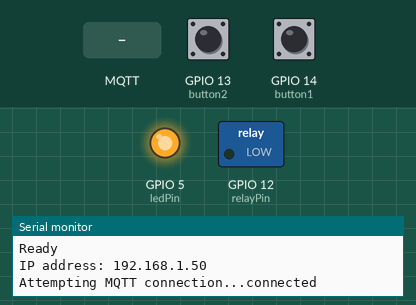
This sketch was run on a simulated ESP8266 (NodeMCU). Shown: switched loads named in the sketch (green lamp = pin HIGH), output pins drawn as LEDs (lit = HIGH), the last lines printed to the serial monitor. The test bench sets the inputs (shaded band); at power-on: GPIO 13 (button2) HIGH, GPIO 14 (button1) HIGH. WiFi joins after 1.5 s; servers stay silent unless stated; no MQTT or app messages arrive unless stated.

Above: at 2.7 s.
2.8 s: MQTT message "1" arrives on the first subscribed topic
At 3.6 s:
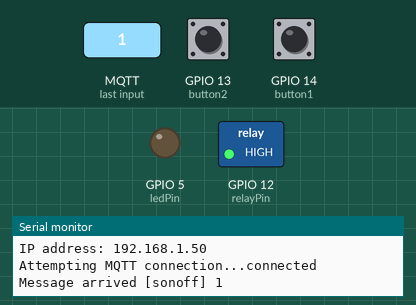
4.3 s: MQTT message "0" arrives on the first subscribed topic
At 4.7 s:
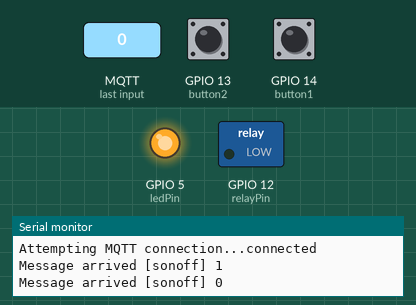
Timing chart, 0 to 7.3 s (numbered marks = the images above; inputs shaded):
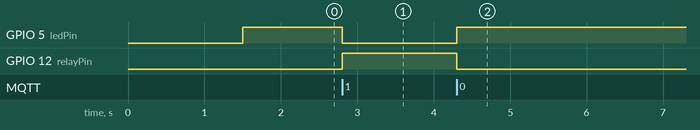

The sketch:

2Button_MQTT.ino
```cpp
/*
 * Simple example MQTT client to run on the Itead Studio Sonoff with OTA
 * update support. Subscribes to a topic and watches for a message of
 * either "0" (turn off LED and relay) or "1" (turn on LED and relay)
 *
 * For more information see:
 *   http://www.superhouse.tv/17-home-automation-control-with-sonoff-arduino-openhab-and-mqtt/
 */

#include <ESP8266WiFi.h>
#include <ESP8266mDNS.h>
#include <WiFiUdp.h>
#include <ArduinoOTA.h>
#include <PubSubClient.h>

/* WiFi Settings */
const char* ssid     = "*****";
const char* password = "*****";

/* Sonoff Outputs */
const int relayPin = 12;  // Active high
const int ledPin   = 5;  // Active low
const int button1  = 14; //
const int button2  =13;  //

/* MQTT Settings */
const char* mqttTopic = "sonoff";   // MQTT topic
IPAddress broker(192,168,11,11);          // Address of the MQTT broker
#define CLIENT_ID "wireless2button"         // Client ID to send to the broker

/**
 * MQTT callback to process messages
 */
void callback(char* topic, byte* payload, unsigned int length) {
  Serial.print("Message arrived [");
  Serial.print(topic);
  Serial.print("] ");
  for (int i=0;i<length;i++) {
    Serial.print((char)payload[i]);
  }
  Serial.println();

  // Examine only the first character of the message
  if(payload[0] == 49)              // Message "1" in ASCII (turn outputs ON)
  {
    digitalWrite(ledPin, LOW);      // LED is active-low, so this turns it on
    digitalWrite(relayPin, HIGH);
  } else if(payload[0] == 48)       // Message "0" in ASCII (turn outputs OFF)
  {
    digitalWrite(ledPin, HIGH);     // LED is active-low, so this turns it off
    digitalWrite(relayPin, LOW);
  } else {
    Serial.println("Unknown value");
  }

}

WiFiClient wificlient;
PubSubClient client(wificlient);

/**
 * Attempt connection to MQTT broker and subscribe to command topic
 */
void reconnect() {
  // Loop until we're reconnected
  while (!client.connected()) {
    Serial.print("Attempting MQTT connection...");
    // Attempt to connect
    if (client.connect(CLIENT_ID)) {
      Serial.println("connected");
      client.subscribe(mqttTopic);
    } else {
      Serial.print("failed, rc=");
      Serial.print(client.state());
      Serial.println(" try again in 5 seconds");
      // Wait 5 seconds before retrying
      delay(5000);
    }
  }
}

/**
 * Setup
 */
void setup() {
  Serial.begin(115200);
  Serial.println("Booting");
  WiFi.mode(WIFI_STA);
  WiFi.begin(ssid, password);
  Serial.println("WiFi begun");
  while (WiFi.waitForConnectResult() != WL_CONNECTED) {
    Serial.println("Connection Failed! Rebooting...");
    delay(5000);
    ESP.restart();
  }
  Serial.println("Proceeding");

  // Port defaults to 8266
  // ArduinoOTA.setPort(8266);

  // Hostname defaults to esp8266-[ChipID]
  // ArduinoOTA.setHostname("myesp8266");

  // No authentication by default
  // ArduinoOTA.setPassword((const char *)"123");

  ArduinoOTA.onStart([]() {
    Serial.println("Start");
  });
  ArduinoOTA.onEnd([]() {
    Serial.println("\nEnd");
  });
  ArduinoOTA.onProgress([](unsigned int progress, unsigned int total) {
    Serial.printf("Progress: %u%%\r", (progress / (total / 100)));
  });
  ArduinoOTA.onError([](ota_error_t error) {
    Serial.printf("Error[%u]: ", error);
    if      (error == OTA_AUTH_ERROR   ) Serial.println("Auth Failed");
    else if (error == OTA_BEGIN_ERROR  ) Serial.println("Begin Failed");
    else if (error == OTA_CONNECT_ERROR) Serial.println("Connect Failed");
    else if (error == OTA_RECEIVE_ERROR) Serial.println("Receive Failed");
    else if (error == OTA_END_ERROR    ) Serial.println("End Failed");
  });
  ArduinoOTA.begin();
  Serial.println("Ready");
  Serial.print("IP address: ");
  Serial.println(WiFi.localIP());

  /* Set up the outputs. LED is active-low */
  pinMode(ledPin, OUTPUT);
  pinMode(relayPin, OUTPUT);
  pinMode(button1, INPUT);
  pinMode(button2, INPUT);
  digitalWrite(ledPin, HIGH);
  digitalWrite(relayPin, LOW);


  /* Prepare MQTT client */
  client.setServer(broker, 1883);
  client.setCallback(callback);
}

/**
 * Main
 */
  int Stateof_button1 = 0;
  int Stateof_button2 = 0;

void loop() {


  ArduinoOTA.handle();
  if (WiFi.status() != WL_CONNECTED)
  {
    Serial.print("Connecting to ");
    Serial.print(ssid);
    Serial.println("...");
    WiFi.begin(ssid, password);

    if (WiFi.waitForConnectResult() != WL_CONNECTED)
      return;
    Serial.println("WiFi connected");
  }

  if (WiFi.status() == WL_CONNECTED) {
    if (!client.connected()) {
      reconnect();
    }
  }

  if (client.connected())
  {
    client.loop();
    Stateof_button1 = digitalRead(button1);
    Stateof_button2 = digitalRead(button2);

    if(!Stateof_button1)
     client.publish("sonoff","1");// send ON command

    if(!Stateof_button2)
    client.publish("sonoff", "0");// send OFF command

  }


}
```

Measured:
- after the input at 2.8 s, GPIO 5 (ledPin): HIGH → LOW at once; GPIO 12 (relayPin): LOW → HIGH at once
- after the input at 4.3 s, GPIO 5 (ledPin): LOW → HIGH at once; GPIO 12 (relayPin): HIGH → LOW at once
